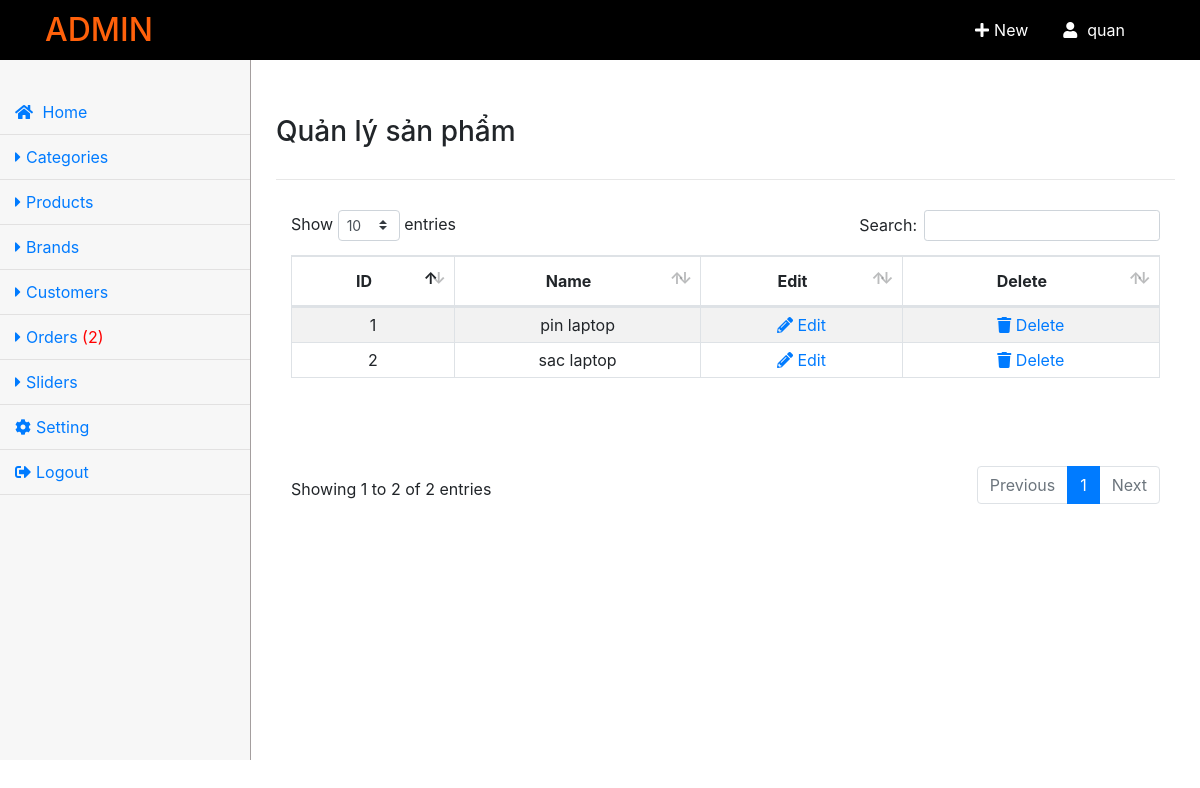
The app's page /admin/index.php?layout=cate_list (signed in) with its own data.
### tables this page shows
CREATE TABLE `categories` (
  `cate_id` int(20) NOT NULL,
  `cate_name` varchar(255) NOT NULL
);

### admin/cate_list.php (the view)
<h3>Quản lý sản phẩm</h3>
<div class="main-body">
    <div class="main-table">
        <table id="myTable"  class="table table-striped table-bordered text-center">
            <thead>
                <tr>
                    <th>ID</th>
                    <th>Name</th>
                    <th>Edit</th>
                    <th>Delete</th>
                </tr>
            </thead>
            <tbody>
                <?php
                $sql= "SELECT * FROM categories";
                $query= mysqli_query($conn, $sql);
                while($row= mysqli_fetch_array($query)){
                 ?>
                <tr>
                    <td><?php echo $row['cate_id']; ?></td>
                    <td><?php echo $row['cate_name']; ?></td>
                    <td><a href="index.php?layout=cate_edit&id=<?php echo $row['cate_id']; ?>"><i class="fas fa-pencil-alt"></i> Edit</a></td>
                    <td><a href="index.php?layout=cate_delete&id=<?php echo $row['cate_id']; ?>" onclick="return confirm('bạn có chắc muốn xóa không');"  ><i class="fas fa-trash"></i> Delete</a></td>
                </tr>
                <?php } ?>
            </tbody>
        </table>
    </div>
</div>

### admin/css/style.css (style rules this page uses)
*, .row { margin: 0; padding: 0; box-sizing: border-box; }
:root { font-size: 16px; font-family: "Helvetica Neue",Helvetica,Arial,sans-serif; color: black; }
a { text-decoration: none; display: inline-block; }
.table tr td { padding: 5px; }
.main>h3 { padding: 30px 0px; border-bottom: 1px #E7E7E7 solid; }
.main-body { margin-top: 20px; }
.main-table { margin-top: 30px; }

### records on screen
categories: cate_id "1", cate_name "pin laptop"
categories: cate_id "2", cate_name "sac laptop"

### other values on screen
$count_confirm "2"
